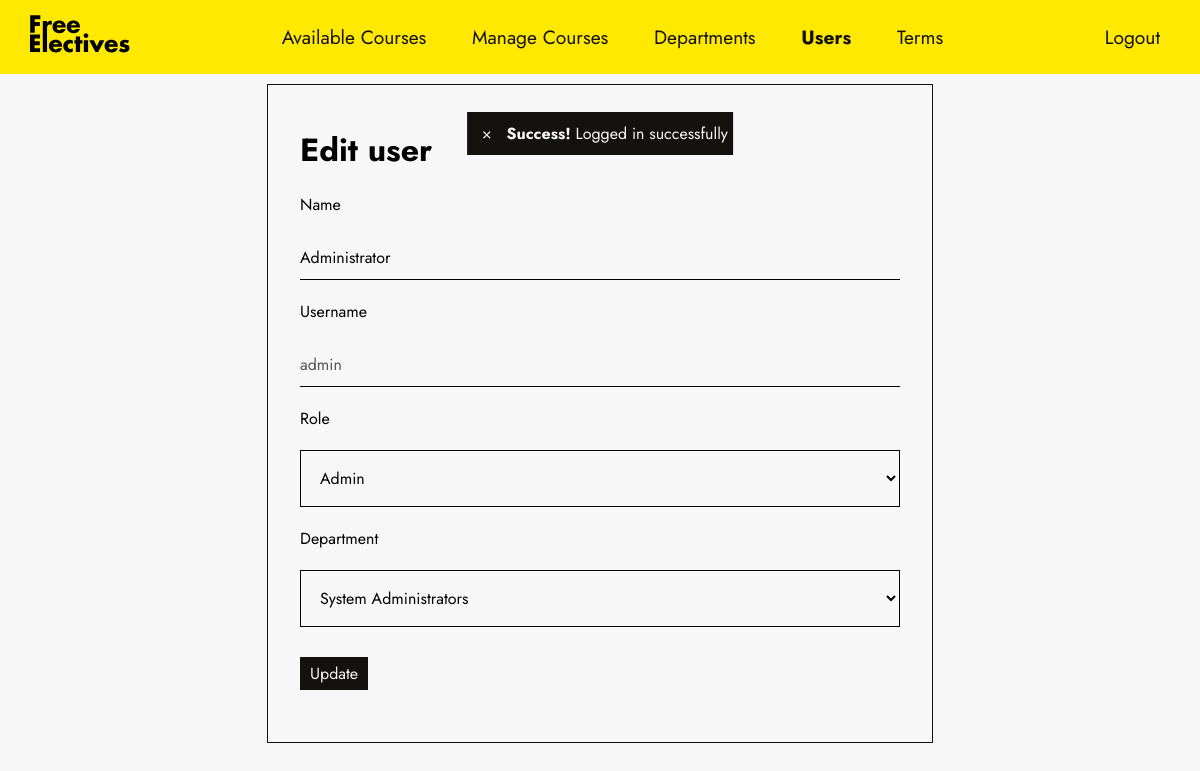
The page /index.php?users&edit=admin (signed in) on the database its author committed.
### tables this page shows
CREATE TABLE `users` (
  `username` varchar(20) NOT NULL,
  `password` varchar(255) NOT NULL,
  `name` varchar(40) NOT NULL,
  `role` varchar(15) NOT NULL,
  `last_login` timestamp NOT NULL DEFAULT current_timestamp(),
  `dept_id` char(4) NOT NULL
);

CREATE TABLE `departments` (
  `dept_id` char(4) NOT NULL,
  `dept_name` varchar(45) DEFAULT NULL
);

### database/connector.php (called while the page is built, shortened)
<?php
final class DB
{
    private static $database;
    private static $database_name;
    public static function connect($connection, $user = 'root', $password = '')
    {
        $dsn = CONFIG['database']['service'] . ':' . http_build_query($connection, '', ';');
        try {
            self::$database = new PDO($dsn, $user, $password, [
                PDO::ATTR_DEFAULT_FETCH_MODE => PDO::FETCH_ASSOC,
                PDO::ATTR_ERRMODE => PDO::ERRMODE_EXCEPTION
            ]);
            self::$database_name = $connection['dbname'];
        } catch (PDOException $e) {
            throw new DatabaseConnectionException("Error connecting to the database with driver '" . CONFIG['database']['service'] . "': " . $e->getMessage(), 0, $e);
        }
    }
    public static function select(string $table, string $column = '*'): array
    {
        $sql = 'SELECT ' . $column . ' FROM ' . self::$database_name . '.' . $table;
        $statement = self::$database->prepare($sql);
        $statement->execute();
        return $statement->fetchAll(PDO::FETCH_ASSOC);
    }
    public static function whereColumns(string $table, array $conditions, string $column = '*'): array
    {
        $sql = 'SELECT ' . $column . ' FROM ' . self::$database_name . '.' . $table . ' WHERE ';
        $index = 0;
        $length = count($conditions);
        foreach ($conditions as $key => $value) {
            $sql .= $key . ' = ' . quote($value);
        }
        $statement = self::$database->prepare($sql);
        $statement->execute();
        $results = $statement->fetch();
        if (is_array($results)) {
            return $results;
        }
        return [];
    }
}

### util/helpers.php (called while the page is built, shortened)
<?php
function quote($string)
{
    return '\'' . $string . '\'';
}

### models/Model.php (called while the page is built, shortened)
<?php
require_once('database/connector.php');
class Model
{
    protected static $table;
    protected $attributes = [];
    protected static $hidden = [];
    public static function all()
    {
        $model_list = [];
        foreach (DB::select(static::$table, '*') as $model) {
            $model_list[] = new static($model, self::sanitize($model));
        }
        return $model_list;
    }
    public function __get($key)
    {
        return $this->attributes[$key] ?? null;
    }
    public static function findBy(array $data): Model
    {
        $data = DB::whereColumns(static::$table, $data);
        return new static($data, self::sanitize($data));
    }
    private function set_attributes(array $data)
    {
        foreach ($data as $key => $value) {
            $this->attributes[$key] = $value;
        }
    }
    private static function sanitize(array $data)
    {
        foreach (static::$hidden as $to_hide) {
            unset($data[$to_hide]);
        }
        return $data;
    }
}

### views/user_edit.php (the view, shortened to what this page needs)
<!DOCTYPE html>
<html lang="en">
<?php require_once 'partials/header.php'; ?>
<body>
    <?php require_once 'partials/navbar.php'; ?>
    <form class="form" action="#" method="post">
        <h1><i class="las la-edit"></i> Edit user</h1>
        <label for="name">Name</label>
        <input required type="text" name="name" value="<?= $userToEdit->name ?>">
        <label for="username">Username</label>
        <input disabled type="text" name="username" value="<?= $userToEdit->username ?>">
        <label for="role">Role</label>
        <select required name="role" id="role">
            <?php foreach ($valid_roles as $role) { ?>
                <option <?php if ($role === $userToEdit->role) echo 'selected'; ?> value="<?= $role ?>"><?= ucfirst($role) ?></option>
            <?php } ?>
        </select>
        <label for="dept_id">Department</label>
        <select required name="dept_id" id="deparment">
            <?php foreach ($departments as $department) { ?>
                <option <?php if ($department->dept_id === $userToEdit->dept_id) echo 'selected' ?> value="<?= $department->dept_id ?>"><?= $department->dept_name ?></option>
            <?php } ?>
        </select>
        <div class="action-group">
            <input class="action primary" type="submit" value="Update">
        </div>
    </form>
</body>
</html>

### css/main.css (style rules this page uses)
:root { --text-font: "Jost", sans-serif; --selection-color: rgb(79, 60, 255); --white-300: #f7f7f7; --white-400: #f2f2f2; --white-500: #e6e6e6; --white-600: #d9d9d9; --white-700: #cccccc; --white-800: #bfbfbf; --white-900: #b3b3b3; --accent-300: #ffe900; --accent-400: rgb(255, 255, 111); --accent-500: rgb(255, 255, 170); --accent-600: rgb(255, 255, 212); --accent-700: rgb(255, 255, 245); --action-color: rgb(20, 18, 14); --action-color-hover: rgb(46, 45, 43); --action-danger: rgb(255, 80, 80); }
* { margin: 0; padding: 0; -webkit-font-smoothing: antialiased; -moz-osx-font-smoothing: grayscale; }
body { font-family: var(--text-font); background-color: var(--white-300); }
input[type="text"], input[type="password"], input[type="email"], input[type="number"] { padding: 10px 0; border: none; background-color: transparent; border-bottom: 1px solid black; outline: none; font-family: var(--text-font); font-size: 1em; }
select { border: 1px solid black; background-color: transparent; font-family: var(--text-font); font-size: 1em; padding: 15px; outline: none; display: block; }
input[type="submit"], .action { padding: 5px 10px; font-family: var(--text-font); font-size: 1em; border: none; outline: none; cursor: pointer; transition: all 0.25s ease; }
.action { width: fit-content; }
.action.primary { background-color: var(--action-color); color: var(--white-300); }
.action-group { display: flex; align-items: center; gap: 15px; }

### css/components.css (style rules this page uses)
.form { display: flex; flex-direction: column; padding: 2em; margin: 10px auto; border: 1px solid var(--action-color); max-width: 600px; }
.form * { margin: 10px 0; }

### rows shown on the page
users: name "Administrator", username "admin", role "Admin", dept_id "System Administrators"

### other values the page prints
$_SESSION['success'] "Logged in successfully"
